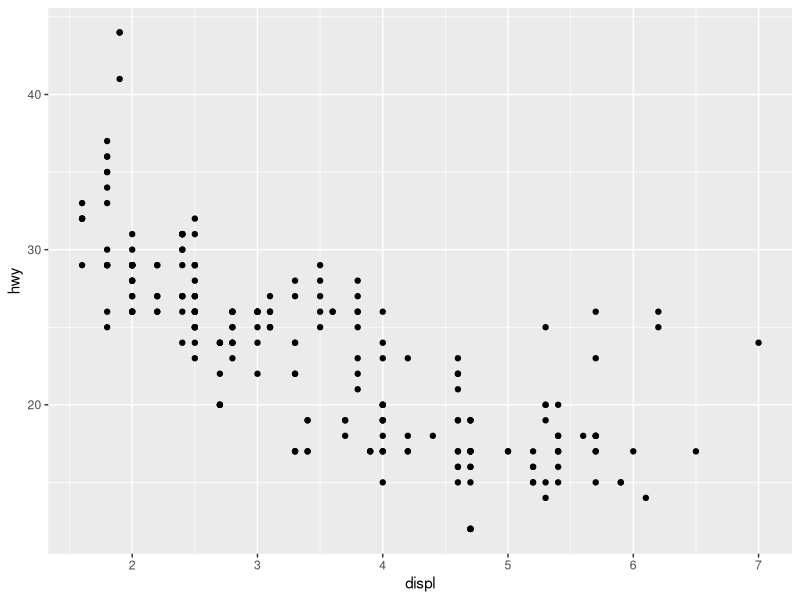
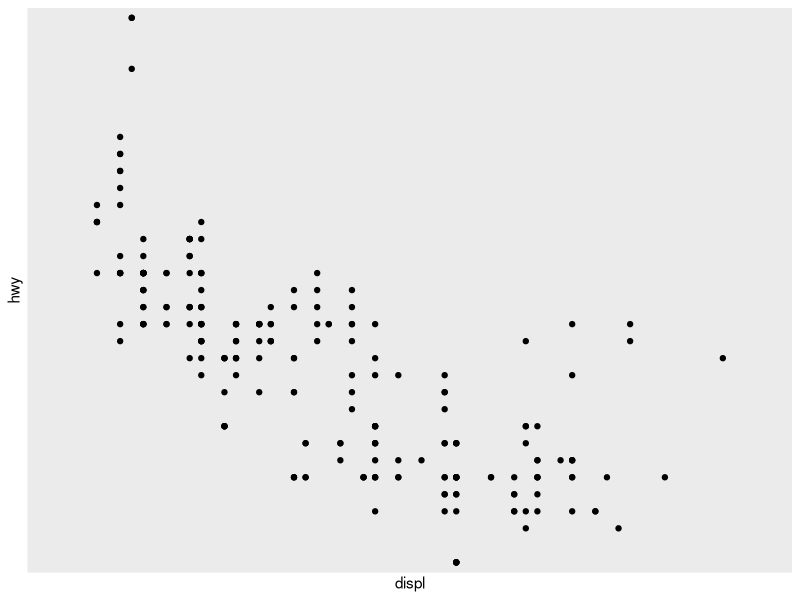
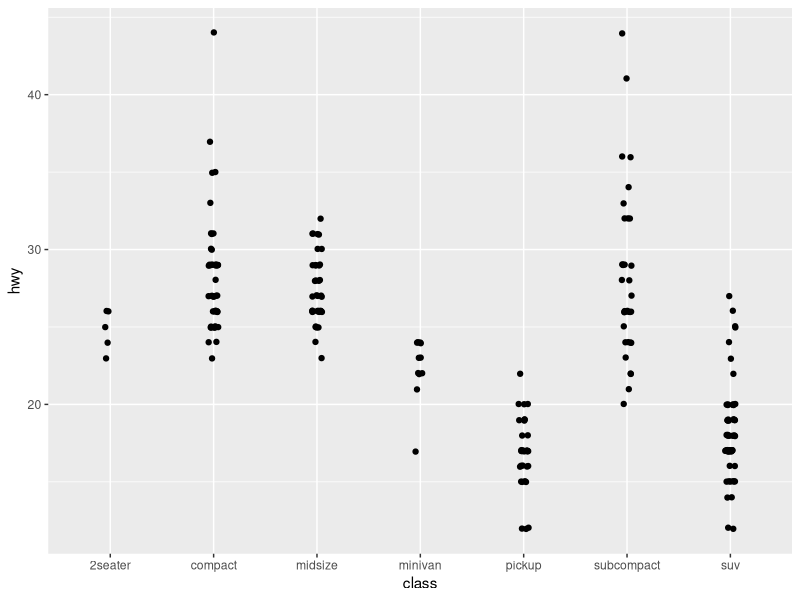
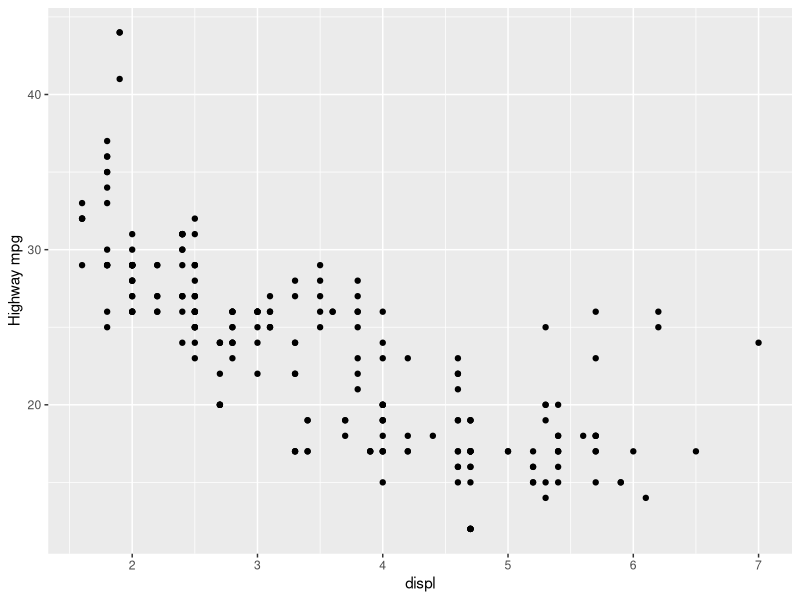
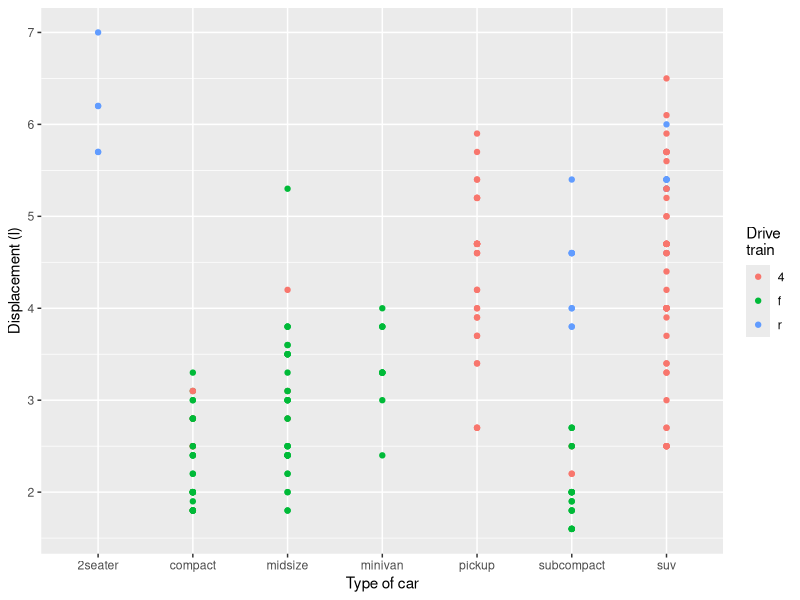
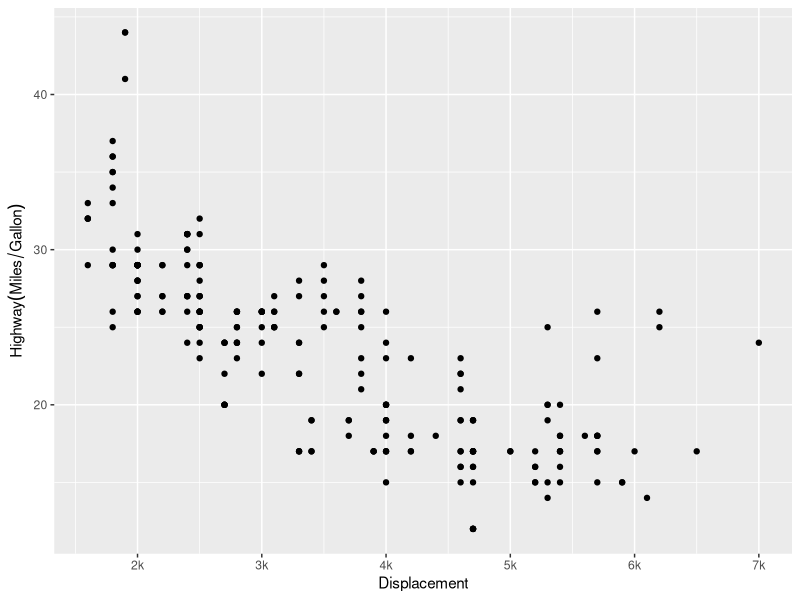
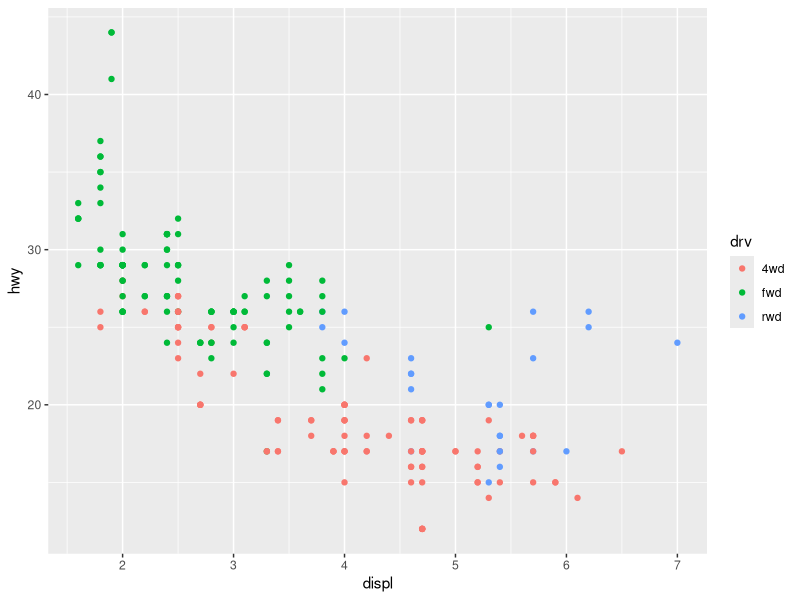
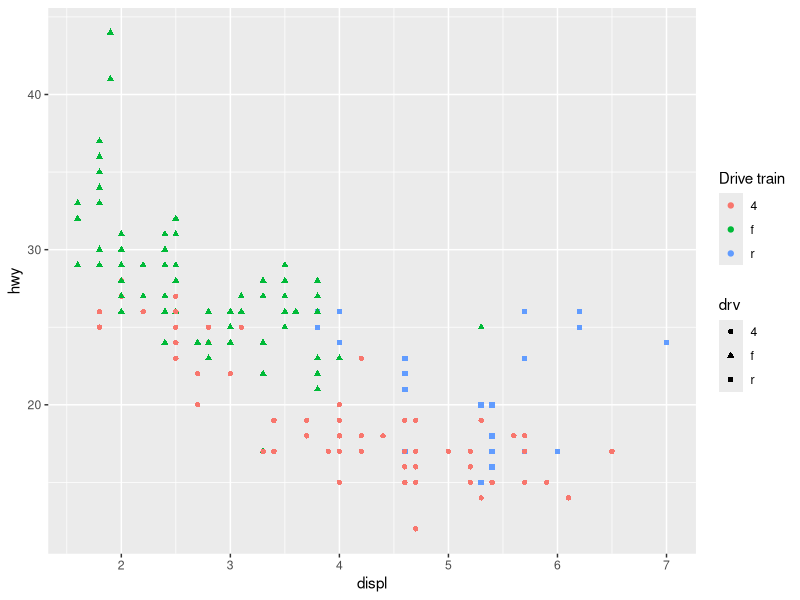

These charts were generated, in order, by the following R code:
## ---- chunk 1
knitr::opts_chunk$set(echo = TRUE)
library(tidyverse)
## ---- chunk 2
ggplot(mpg, aes(displ, hwy)) +
geom_point() +
scale_x_continuous() +
scale_y_continuous()
## ---- chunk 3
ggplot(mpg, aes(displ, hwy)) +
geom_point() +
scale_x_discrete() +
scale_y_discrete()
## ---- chunk 4
ggplot(mpg, aes(class, hwy)) +
  geom_jitter(width = 0.05, height = 0.05)
## ---- chunk 5
ggplot(mpg, aes(displ, hwy)) +
  geom_point() +
  ylab("Highway mpg")
## ---- chunk 6
ggplot(mpg, aes(class, displ)) +
  geom_point(aes(color = drv)) +
  labs(x = "Type of car", y = "Displacement (l)", colour = "Drive\ntrain")
## ---- chunk 7
ggplot(mpg, aes(displ, hwy)) +
  geom_point() +
  scale_x_continuous("Displacement",
                     breaks = c(2,3,4,5,6,7),
                     labels = c("2k", "3k", "4k", "5k", "6k", "7k")) +
  scale_y_continuous(quote(Highway (Miles/Gallon)))
## ---- chunk 8
ggplot(mpg, aes(displ, hwy, color = drv)) +
  geom_point() +
  scale_color_discrete(labels = c("4wd", "fwd", "rwd"))
## ---- chunk 9
ggplot(mpg, aes(displ, hwy)) +
geom_point(aes(colour = drv, shape = drv)) +
scale_colour_discrete("Drive train")
## ---- chunk 10
ggplot(mpg, aes(displ, hwy)) +
geom_point(aes(color = drv, shape = drv)) +
  labs(color = "Drive train", shape = "Drive train")
## ---- chunk 11
ggplot(mpg, aes(displ, hwy)) + 
  geom_point(aes(colour = drv, shape = drv)) + 
  scale_colour_discrete("Drive train") +
  scale_shape_discrete("Drive train")
## ---- chunk 12
fwd <- subset(mpg, drv == "f")
rwd <- subset(mpg, drv == "r")
ggplot(fwd, aes(displ, hwy, colour = class)) + 
  geom_point() +
  scale_color_discrete("Drive train") +
  xlim(0, 10) +
  ylim(0, 45) +
  expand_limits(color = c("2seater", "compact", "midsize", "minivan",
                                   "pickup", "subcompact", "suv"))
## ---- chunk 13
ggplot(rwd, aes(displ, hwy, colour = class)) + 
  geom_point() +
  scale_color_discrete("Drive train")+
  xlim(0, 10) +
  ylim(0, 45) +
  expand_limits(color = c("2seater", "compact", "midsize", "minivan",
                                   "pickup", "subcompact", "suv"))
## ---- chunk 14
ggplot(rwd, aes(displ, hwy, colour = class)) + 
  geom_point() +
  scale_color_discrete("Drive train")+
  xlim(0, 10) +
  xlim(0, 20) +
  ylim(0, 45) +
  expand_limits(color = c("2seater", "compact", "midsize", "minivan",
                                   "pickup", "subcompact", "suv"))
## ---- chunk 15
ggplot(fwd, aes(displ, hwy, colour = class)) + 
  geom_point() +
  xlim(0, 20)
## ---- chunk 16
ggplot(fwd, aes(displ, hwy, colour = class)) + 
  geom_point() +
  xlim(0, 20) +
  scale_x_continuous(limits = c(NA, NA)) 
## ---- chunk 17
color_df <- colors()

ggplot(luv_colours, aes(u, v)) +
  geom_point(aes(color = color_df), size = 2) +
  scale_color_identity() +
  coord_equal()

